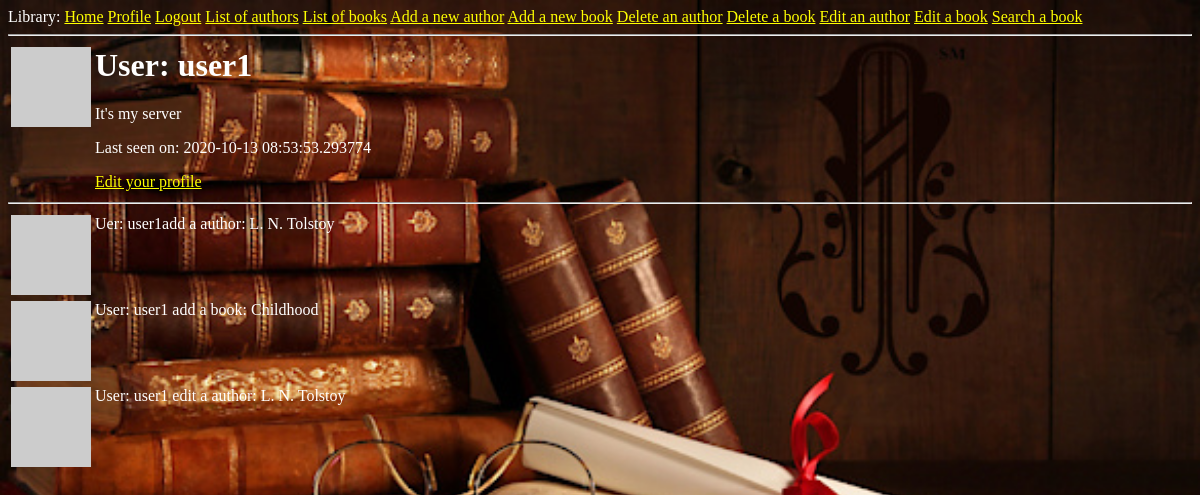
The page /user/user1 (signed in) on the database as committed earlier.
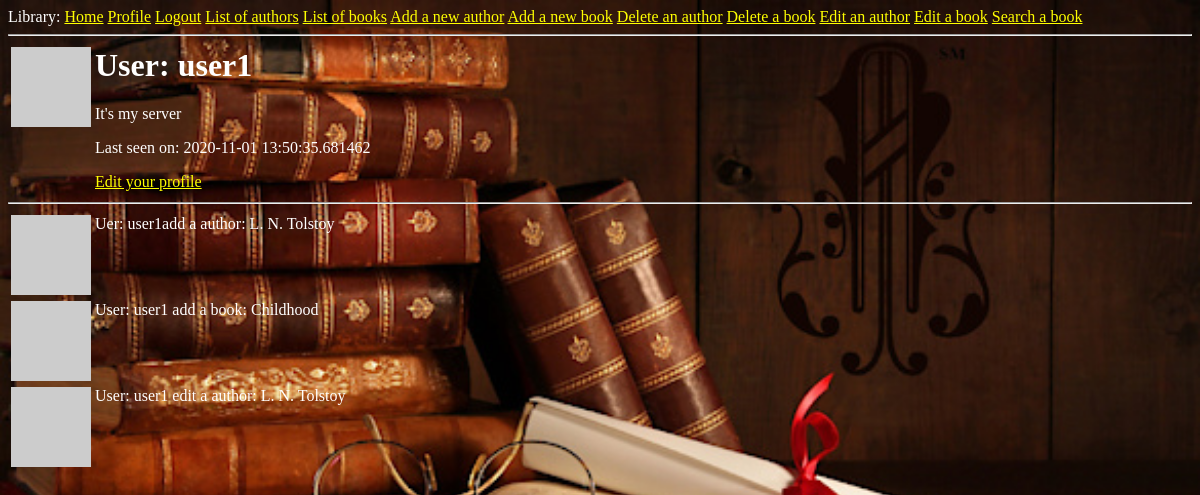
The same page on the database as committed later.
### app/models.py (models this page shows, shortened)
class User(UserMixin, db.Model):
    id = db.Column(db.Integer, primary_key=True)
    username = db.Column(db.String(64), index=True, unique=True)
    email = db.Column(db.String(120), index=True, unique=True)
    about_me = db.Column(db.String(140))
    last_seen = db.Column(db.DateTime, default=datetime.utcnow)
    password_hash = db.Column(db.String(128))
    image = db.Column(db.String)
    posts = db.relationship('Post', backref='author', lazy='dynamic')
    def avatar(self, size):
        digest = md5(self.email.lower().encode('utf-8')).hexdigest()
        return 'https://www.gravatar.com/avatar/{}?d=identicon&s={}'.format(
            digest, size)

class Post(db.Model):
    id = db.Column(db.Integer, primary_key=True)
    body = db.Column(db.String(140))
    timestamp = db.Column(db.DateTime, index=True, default=datetime.utcnow)
    user_id = db.Column(db.Integer, db.ForeignKey('user.id'))

### app/routes.py (the view)
@app.route('/user/<username>')
@login_required
def user(username):
    user = User.query.filter_by(username=username).first_or_404()
    posts = Post.query.filter_by(user_id=user.id)
    return render_template('user.html', user=user, posts=posts)

### app/models.py (called while the page is built)
@login.user_loader
def load_user(id):
    return User.query.get(int(id))

### app/routes.py (called while the page is built)
@app.before_request
def before_request():
    if current_user.is_authenticated:
        current_user.last_seen = datetime.utcnow()
        db.session.commit()

### app/templates/user.html
{% extends "Base.html" %}
{% block content %}
    <table>
        <tr valign="top">
            <td><img src="{{ user.avatar(128) }}"></td>
            <td>
                <h1>User: {{ user.username }}</h1>
                {% if user.about_me %}<p>{{ user.about_me }}</p>{% endif %}
                {% if user.last_seen %}<p>Last seen on: {{ user.last_seen }}</p>{% endif %}
                {% if user == current_user %}
            <p><a href="{{ url_for('edit_profile') }}">Edit your profile</a></p>
            {% endif %}
            </td>
        </tr>
    </table>
    <hr>
    {% for post in posts %}
        {% include '_post.html' %}
    {% endfor %}
{% endblock %}

### app/templates/Base.html (shortened to what this page needs)
<html>
    <head>
    </head>
    <body>
        <div>Library:
           <a href="{{ url_for('index') }}">Home</a>
        {% if current_user.is_anonymous %}
            <a href="{{ url_for('login') }}">Login</a>
        {% else %}
            <a href="{{ url_for('user', username=current_user.username) }}">Profile</a>
            <a href="{{ url_for('logout') }}">Logout</a>
        {% endif %}
        <a href="{{ url_for('show_authors') }}">List of authors</a>
        <a href="{{ url_for('show_books') }}">List of books</a>
        <a href="{{ url_for('add_author') }}">Add a new author</a>
        <a href="{{ url_for('add_book') }}">Add a new book</a>
        <a href="{{ url_for('delete_author') }}">Delete an author</a>
        <a href="{{ url_for('delete_book') }}">Delete a book</a>
        <a href="{{ url_for('edit_author') }}">Edit an author</a>
        <a href="{{ url_for('edit_book') }}">Edit a book</a>
        <a href="{{ url_for('search_books') }}">Search a book</a>
        </div>
        <hr>
        {% block content %}{% endblock %}
    </body>
</html>

### app/templates/_post.html
<table>
    <tr valign="top">
        <td><img src="{{ post.author.avatar(36) }}"></td>
        <td>{{ post.body }}</td>
    </tr>
</table>

### app/templates/Base.html (style rules this page uses)
body { background: url("../static/background.jpg") no-repeat; -moz-background-size: 100%; -o-background-size: 100%; -webkit-background-size: 100%; background-size: 100%; color: #ffffff; }
a:link { color: yellow; }

Rows that differ between the two databases and show on the page:
changed User "user1": last_seen "2020-10-13 08:53:53.293774" → "2020-11-01 13:50:35.681462"
